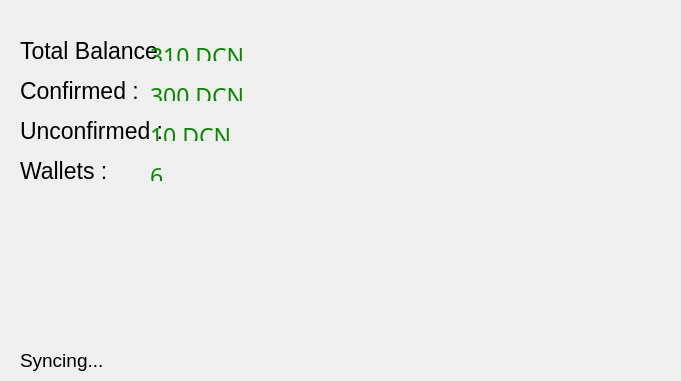
<?xml version="1.0" encoding="UTF-8"?>
<ui version="4.0">
 <class>tab_page_overview</class>
 <widget class="QWidget" name="tab_page_overview">
  <property name="geometry">
   <rect>
    <x>0</x>
    <y>0</y>
    <width>681</width>
    <height>381</height>
   </rect>
  </property>
  <property name="windowTitle">
   <string>Form</string>
  </property>
  <widget class="QLabel" name="label">
   <property name="geometry">
    <rect>
     <x>20</x>
     <y>40</y>
     <width>141</width>
     <height>21</height>
    </rect>
   </property>
   <property name="font">
    <font>
     <pointsize>17</pointsize>
    </font>
   </property>
   <property name="layoutDirection">
    <enum>Qt::LeftToRight</enum>
   </property>
   <property name="text">
    <string>Total Balance : </string>
   </property>
   <property name="alignment">
    <set>Qt::AlignLeading|Qt::AlignLeft|Qt::AlignVCenter</set>
   </property>
  </widget>
  <widget class="QLabel" name="label_2">
   <property name="geometry">
    <rect>
     <x>20</x>
     <y>80</y>
     <width>141</width>
     <height>21</height>
    </rect>
   </property>
   <property name="font">
    <font>
     <pointsize>17</pointsize>
    </font>
   </property>
   <property name="layoutDirection">
    <enum>Qt::LeftToRight</enum>
   </property>
   <property name="text">
    <string>Confirmed :</string>
   </property>
   <property name="alignment">
    <set>Qt::AlignLeading|Qt::AlignLeft|Qt::AlignVCenter</set>
   </property>
  </widget>
  <widget class="QLabel" name="label_3">
   <property name="geometry">
    <rect>
     <x>20</x>
     <y>120</y>
     <width>141</width>
     <height>21</height>
    </rect>
   </property>
   <property name="font">
    <font>
     <pointsize>17</pointsize>
    </font>
   </property>
   <property name="layoutDirection">
    <enum>Qt::LeftToRight</enum>
   </property>
   <property name="text">
    <string>Unconfirmed :</string>
   </property>
   <property name="alignment">
    <set>Qt::AlignLeading|Qt::AlignLeft|Qt::AlignVCenter</set>
   </property>
  </widget>
  <widget class="QLabel" name="label_4">
   <property name="geometry">
    <rect>
     <x>20</x>
     <y>160</y>
     <width>141</width>
     <height>21</height>
    </rect>
   </property>
   <property name="font">
    <font>
     <pointsize>17</pointsize>
    </font>
   </property>
   <property name="layoutDirection">
    <enum>Qt::LeftToRight</enum>
   </property>
   <property name="text">
    <string>Wallets : </string>
   </property>
   <property name="alignment">
    <set>Qt::AlignLeading|Qt::AlignLeft|Qt::AlignVCenter</set>
   </property>
  </widget>
  <widget class="QLabel" name="lbl_sync">
   <property name="geometry">
    <rect>
     <x>20</x>
     <y>350</y>
     <width>141</width>
     <height>21</height>
    </rect>
   </property>
   <property name="font">
    <font>
     <pointsize>14</pointsize>
    </font>
   </property>
   <property name="layoutDirection">
    <enum>Qt::LeftToRight</enum>
   </property>
   <property name="text">
    <string>Syncing...</string>
   </property>
   <property name="alignment">
    <set>Qt::AlignLeading|Qt::AlignLeft|Qt::AlignVCenter</set>
   </property>
  </widget>
  <widget class="QLabel" name="lbl_total_balance">
   <property name="geometry">
    <rect>
     <x>150</x>
     <y>40</y>
     <width>141</width>
     <height>21</height>
    </rect>
   </property>
   <property name="font">
    <font>
     <family>.SF NS Text</family>
     <pointsize>17</pointsize>
     <weight>50</weight>
     <italic>false</italic>
     <bold>false</bold>
     <underline>false</underline>
     <strikeout>false</strikeout>
    </font>
   </property>
   <property name="layoutDirection">
    <enum>Qt::LeftToRight</enum>
   </property>
   <property name="text">
    <string>&lt;html&gt;&lt;head/&gt;&lt;body&gt;&lt;p&gt;&lt;span style=&quot; color:#098700;&quot;&gt;310 DCN&lt;/span&gt;&lt;/p&gt;&lt;/body&gt;&lt;/html&gt;</string>
   </property>
   <property name="alignment">
    <set>Qt::AlignLeading|Qt::AlignLeft|Qt::AlignVCenter</set>
   </property>
  </widget>
  <widget class="QLabel" name="lbl_confirmed">
   <property name="geometry">
    <rect>
     <x>150</x>
     <y>80</y>
     <width>141</width>
     <height>21</height>
    </rect>
   </property>
   <property name="font">
    <font>
     <family>.SF NS Text</family>
     <pointsize>17</pointsize>
     <weight>50</weight>
     <italic>false</italic>
     <bold>false</bold>
     <underline>false</underline>
     <strikeout>false</strikeout>
    </font>
   </property>
   <property name="layoutDirection">
    <enum>Qt::LeftToRight</enum>
   </property>
   <property name="text">
    <string>&lt;html&gt;&lt;head/&gt;&lt;body&gt;&lt;p&gt;&lt;span style=&quot; color:#098700;&quot;&gt;300 DCN&lt;/span&gt;&lt;/p&gt;&lt;/body&gt;&lt;/html&gt;</string>
   </property>
   <property name="alignment">
    <set>Qt::AlignLeading|Qt::AlignLeft|Qt::AlignVCenter</set>
   </property>
  </widget>
  <widget class="QLabel" name="lbl_unconfirmed">
   <property name="geometry">
    <rect>
     <x>150</x>
     <y>120</y>
     <width>141</width>
     <height>21</height>
    </rect>
   </property>
   <property name="font">
    <font>
     <family>.SF NS Text</family>
     <pointsize>17</pointsize>
     <weight>50</weight>
     <italic>false</italic>
     <bold>false</bold>
     <underline>false</underline>
     <strikeout>false</strikeout>
    </font>
   </property>
   <property name="layoutDirection">
    <enum>Qt::LeftToRight</enum>
   </property>
   <property name="text">
    <string>&lt;html&gt;&lt;head/&gt;&lt;body&gt;&lt;p&gt;&lt;span style=&quot; color:#098700;&quot;&gt;10 DCN&lt;/span&gt;&lt;/p&gt;&lt;/body&gt;&lt;/html&gt;</string>
   </property>
   <property name="alignment">
    <set>Qt::AlignLeading|Qt::AlignLeft|Qt::AlignVCenter</set>
   </property>
  </widget>
  <widget class="QLabel" name="lbl_num_wallets">
   <property name="geometry">
    <rect>
     <x>150</x>
     <y>160</y>
     <width>141</width>
     <height>21</height>
    </rect>
   </property>
   <property name="font">
    <font>
     <family>.SF NS Text</family>
     <pointsize>17</pointsize>
     <weight>50</weight>
     <italic>false</italic>
     <bold>false</bold>
     <underline>false</underline>
     <strikeout>false</strikeout>
    </font>
   </property>
   <property name="layoutDirection">
    <enum>Qt::LeftToRight</enum>
   </property>
   <property name="text">
    <string>&lt;html&gt;&lt;head/&gt;&lt;body&gt;&lt;p&gt;&lt;span style=&quot; color:#098700;&quot;&gt;6&lt;/span&gt;&lt;/p&gt;&lt;/body&gt;&lt;/html&gt;</string>
   </property>
   <property name="alignment">
    <set>Qt::AlignLeading|Qt::AlignLeft|Qt::AlignVCenter</set>
   </property>
  </widget>
 </widget>
 <resources/>
 <connections/>
</ui>
